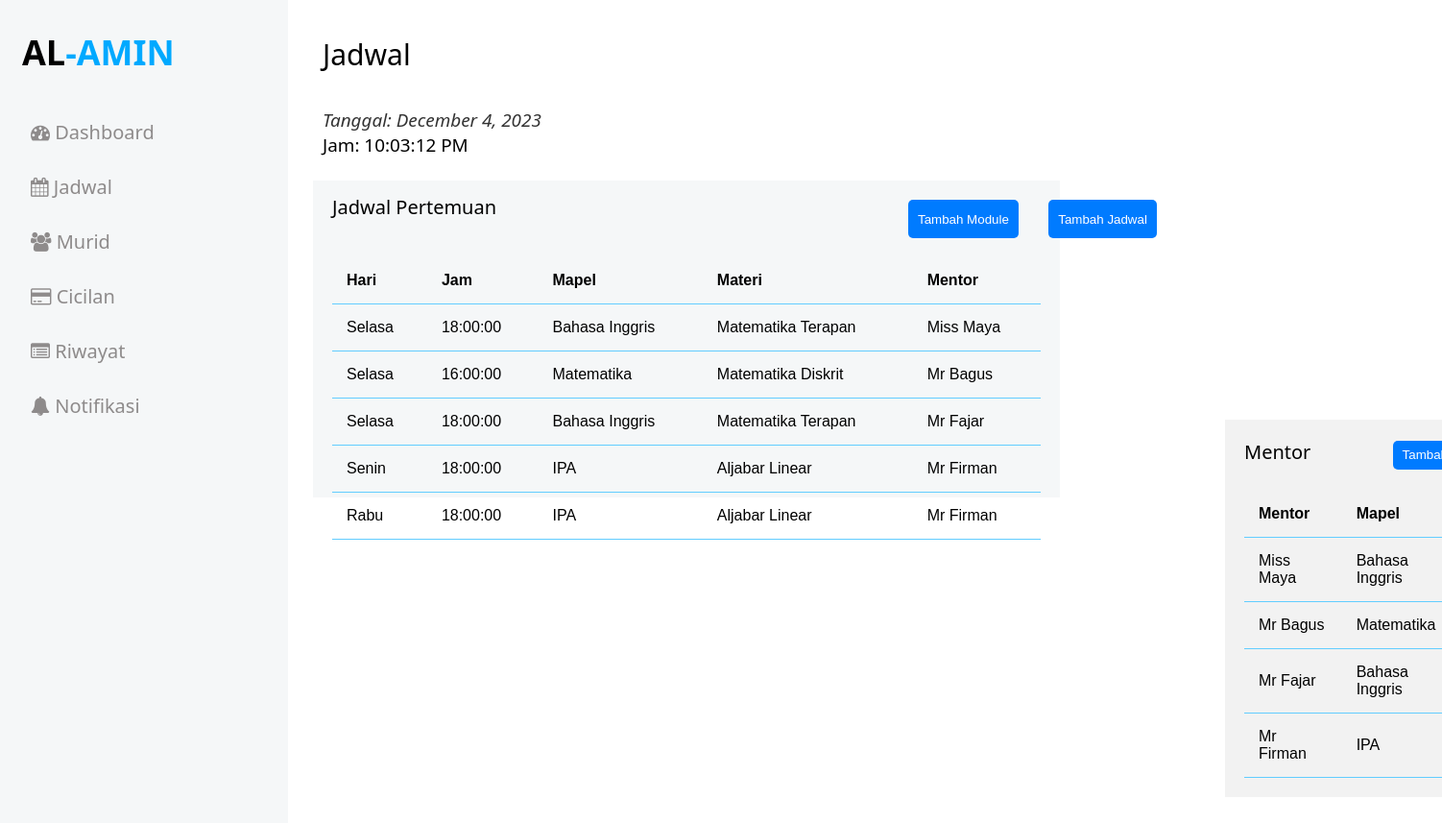
The page /jadwal.php on the database its author committed.
### tables this page shows
CREATE TABLE `jadwal` (
  `id_jadwal` char(10) NOT NULL,
  `tanggal` date NOT NULL,
  `hari` varchar(10) NOT NULL,
  `jam` time NOT NULL,
  `id_module` char(10) NOT NULL
);

CREATE TABLE `mapel` (
  `id_mapel` char(10) NOT NULL,
  `nama` varchar(20) NOT NULL,
  `image` mediumblob NOT NULL
);

CREATE TABLE `module` (
  `id_module` char(10) NOT NULL,
  `nama_module` varchar(20) NOT NULL,
  `materi` varchar(50) NOT NULL,
  `id_mapel` char(10) NOT NULL
);

CREATE TABLE `mentor` (
  `id_mentor` char(10) NOT NULL,
  `id_mapel` char(10) NOT NULL,
  `nama` varchar(20) NOT NULL,
  `jenis_kelamin` varchar(20) NOT NULL,
  `no_wa` char(13) NOT NULL,
  `image` mediumblob NOT NULL
);

### jadwal.php (the view, shortened to what this page needs)
<!Doctype HTML>
<html>
<head>
	<link rel="stylesheet" href="css/style.css" type="text/css" />
	<link rel="stylesheet" href="https://cdnjs.cloudflare.com/ajax/libs/font-awesome/4.7.0/css/font-awesome.min.css">
</head>
<body>
	<div id="mySidenav" class="sidenav">
		<p class="logo" style="position: relative; right: 5px;"><span>AL</span>-AMIN</p>
		<a href="index.php" class="icon-a"><i class="fa fa-dashboard icons"></i> Dashboard</a>
		<a href="jadwal.php" class="icon-a"><i class="fa fa-calendar icons"></i> Jadwal</a>
		<a href="murid.php" class="icon-a"><i class="fa fa-users icons"></i> Murid</a>
		<a href="cicilan.php" class="icon-a"><i class="fa fa-credit-card"></i> Cicilan</a>
		<a href="riwayat.php" class="icon-a"><i class="fa fa-list-alt icons"></i> Riwayat</a>
		<a href="notifikasi.php" class="icon-a"><i class="fa fa-regular fa-bell"></i> Notifikasi</a>
	</div>
	<div id="main">
		<div class="head">
			<div class="col-div-6">
				<span style="font-size:30px;cursor:pointer; color: black;" class="nav">Jadwal</span>
			</div>
		</div>
		<div class="content-box">
			<div style="font-size: 5mm; text-align: left; position: relative; top: 26px;" id="tanggal">Tanggal: </div>
			<div id="jam" style="font-size: 5mm; position: relative; top: 26px;">Jam: </div>
		</div>
		<div class="col-div-8" style="position: relative; top: 30px;">
			<div class="box-8">
				<?php
				include 'php/koneksi.php';
				$queryJadwal = "SELECT jadwal.hari, jadwal.jam, mapel.nama AS nama_mapel, module.nama_module, mentor.nama AS nama_mentor
				FROM jadwal
				JOIN module ON jadwal.id_module = module.id_module
				JOIN mapel ON module.id_mapel = mapel.id_mapel
				JOIN mentor ON mapel.id_mapel = mentor.id_mapel";
				$resultJadwal = $conn->query($queryJadwal);
				?>
				<div class="content-box" style="position: relative; bottom: 20px;">
				<p style="position: relative; top: 10px;">Jadwal Pertemuan <button style="position: relative; top: 10px; left: 570px; height: 40px; " onclick="tampilkanPopup()">Tambah Jadwal</button></p>
					<button style="position: relative; bottom: 20px; left: 600px; height: 40px; " onclick="tampilkanPopupModule()">Tambah Module</button>
					<br />
					<table>
						<tr>
							<th>Hari</th>
							<th>Jam</th>
							<th>Mapel</th>
							<th>Materi</th>
							<th>Mentor</th>
						</tr>
						<?php
						if ($resultJadwal->num_rows > 0) {
							while ($row = $resultJadwal->fetch_assoc()) {
								echo "<tr>";
								echo "<td>" . $row["hari"] . "</td>";
								echo "<td>" . $row["jam"] . "</td>";
								echo "<td>" . $row["nama_mapel"] . "</td>";
								echo "<td>" . $row["nama_module"] . "</td>";
								echo "<td>" . $row["nama_mentor"] . "</td>";
								echo "</tr>";
							}
						} else {
							echo "<tr><td colspan='5'>Tidak ada data jadwal.</td></tr>";
						}
						?>
					</table>
				</div>
				<?php
				$query = "SELECT mentor.nama AS nama_mentor, mapel.nama AS nama_mapel FROM mentor
				JOIN mapel ON mentor.id_mapel = mapel.id_mapel";
				$result = $conn->query($query);
				?>
				<div class="content-box" style="position: relative; background-color: #f2f2f2; bottom: 165px; left: 950px; width: 30%;">
					<p>Mentor <button style="position: relative; height: 30px; left: 80px;" onclick="tampilkanPopupMentor()">Tambah Mentor</button></p>
					<br />
					<table>
						<tr>
							<th>Mentor</th>
							<th>Mapel</th>
						</tr>
						<?php
						while ($row = $result->fetch_assoc()) {
							echo "<tr>";
							echo "<td>" . $row["nama_mentor"] . "</td>";
							echo "<td>" . $row["nama_mapel"] . "</td>";
							echo "</tr>";
						}
						?>
					</table>
				</div>
			</div>
		</div>
	</div>
</body>
</html>

### css/style.css (style rules this page uses)
body { margin:0px; padding: 0px; background-color:white; overflow: hidden; font-family: system-ui; }
#tanggal { font-style: italic; }
.logo { margin: 0px; margin-left: 28px; font-weight: bold; color: #00A9FF; margin-bottom: 30px; }
.logo span { color: black; }
.sidenav { height: 100%; width: 300px; position: fixed; z-index: 1; top: 0; left: 0; background-color: #F5F7F8; overflow: hidden; transition: 0.5s; padding-top: 30px; }
.sidenav a { padding: 15px 8px 15px 32px; text-decoration: none; font-size: 20px; color: #8e8b8b; display: block; transition: 0.3s; }
.sidenav { position: absolute; top: 0; right: 25px; font-size: 36px; }
#main { transition: margin-left .5s; padding: 16px; margin-left: 300px; }
.head { padding:20px; }
.col-div-6 { width: 50%; float: left; }
.col-div-8 { width: 70%; height: 500px; float: left; }
.content-box { padding: 20px; }
.content-box p { margin: 0px; font-size: 20px; color: black; }
.box-8, .box-4 { width: 95%; background-color: #F5F7F8; height: 330px; }
.box-8 { margin-left: 10px; }
table { font-family: arial, sans-serif; border-collapse: collapse; width: 100%; }
td, th { text-align: left; padding:15px; color: BLA; border-bottom: 1px solid #62CDFF; }
button { padding: 5px 10px; background-color: #007bff; color: white; border: none; border-radius: 5px; cursor: pointer; margin-right: 5px; }
#tanggal { font-size: 18px; color: #333; margin-top: 10px; text-align: center; }

### rows shown on the page
jadwal: hari "Selasa", jam "18:00:00", mapel.nama "Bahasa Inggris", id_module.nama_module "Matematika Terapan", mentor.nama "Miss Maya", mentor.nama "Mr Fajar"
jadwal: hari "Selasa", jam "16:00:00", mapel.nama "Matematika", id_module.nama_module "Matematika Diskrit", mentor.nama "Mr Bagus"
jadwal: hari "Senin", jam "18:00:00", mapel.nama "IPA", id_module.nama_module "Aljabar Linear", mentor.nama "Mr Firman"
jadwal: hari "Rabu", jam "18:00:00", mapel.nama "IPA", id_module.nama_module "Aljabar Linear", mentor.nama "Mr Firman"
mentor: nama "Miss Maya", id_mapel.nama "Bahasa Inggris"
mentor: nama "Mr Bagus", id_mapel.nama "Matematika"
mentor: nama "Mr Fajar", id_mapel.nama "Bahasa Inggris"
mentor: nama "Mr Firman", id_mapel.nama "IPA"
